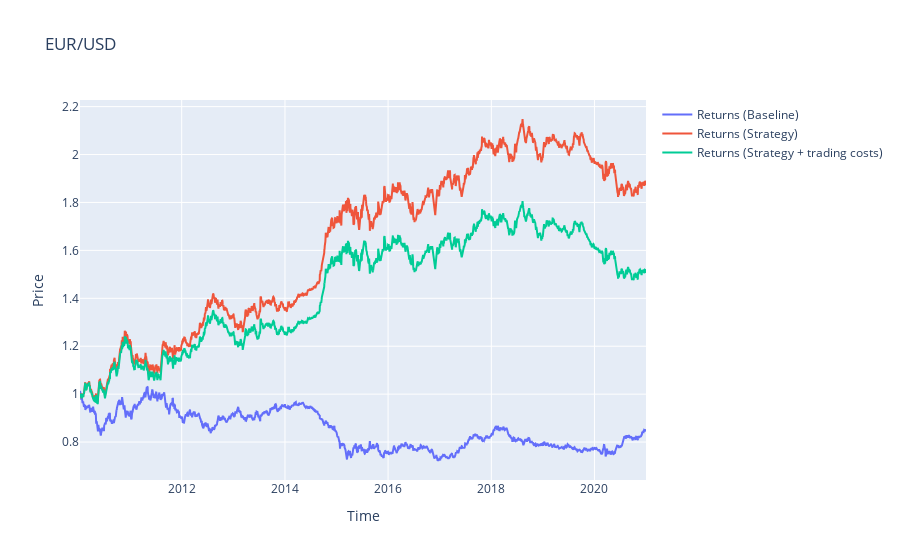

Write notebook code for a chart like this one.
### Code cell
fig = go.Figure()

fig.add_trace(go.Scatter(x=data.index, y=data.creturns, name='Returns (Baseline)'))
fig.add_trace(go.Scatter(x=data.index, y=data.cstrategy, name='Returns (Strategy)'))
fig.add_trace(go.Scatter(x=data.index, y=data.cstrategy_net, name='Returns (Strategy + trading costs)'))

fig.update_layout(title='EUR/USD', xaxis_title='Time', yaxis_title='Price')

fig.show()

### Figure 1 — Plotly figure (JSON) as saved in the notebook; plotly's stock layout.template omitted (floating-point values rounded to 4 significant figures; data arrays with more than 128 entries replaced by an {"elided": "..."} marker saying what was removed)
{"data": [{"name": "Returns (Baseline)", "type": "scatter", "x": {"elided": "2859 str values"}, "y": {"elided": "2859 float values"}}, {"name": "Returns (Strategy)", "type": "scatter", "x": {"elided": "2859 str values"}, "y": {"elided": "2859 float values"}}, {"name": "Returns (Strategy + trading costs)", "type": "scatter", "x": {"elided": "2859 str values"}, "y": {"elided": "2859 float values"}}], "layout": {"title": {"text": "EUR/USD"}, "xaxis": {"title": {"text": "Time"}}, "yaxis": {"title": {"text": "Price"}}}}
